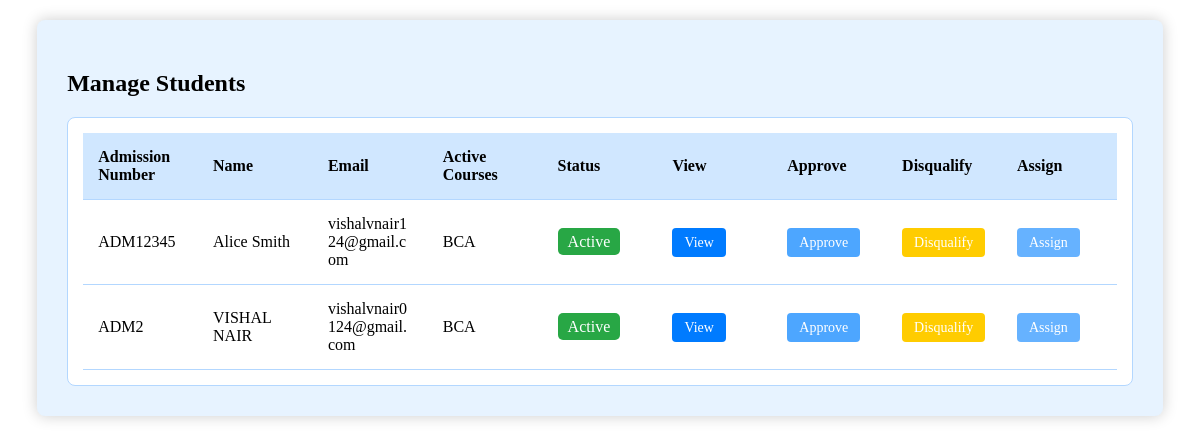
Screenshot of /Admin/students.php with the database file from the repository.
### tables this page shows
CREATE TABLE `tblstudents` (
  `std_id` int(10) NOT NULL,
  `std_firstName` varchar(255) NOT NULL,
  `std_lastName` varchar(255) NOT NULL,
  `std_otherName` varchar(255) DEFAULT NULL,
  `std_admissionNumber` varchar(255) NOT NULL,
  `std_password` varchar(50) NOT NULL,
  `std_dateCreated` varchar(50) NOT NULL,
  `std_email` varchar(255) NOT NULL DEFAULT 'not_provided@example.com',
  `std_phone_number` varchar(20) NOT NULL DEFAULT '0000000000',
  `stud_dob` date DEFAULT NULL,
  `std_address` text NOT NULL,
  `std_aadhar_no` int(14) NOT NULL,
  `std_parent_name` varchar(30) NOT NULL,
  `std_parent_ph` int(12) NOT NULL,
  `std_status` int(11) NOT NULL DEFAULT 2
);

### Admin/students.php (the view, shortened to what this page needs)
<?php
include '../Includes/dbcon.php';
?>
<!DOCTYPE html>
<html lang="en">
<head>
</head>
<body>
    <div class="students-section">
        <h2>Manage Students</h2>
        <div class="list-container">
            <table>
                <thead>
                    <tr>
                        <th>Admission Number</th>
                        <th>Name</th>
                        <th>Email</th>
                        <th>Active Courses</th>
                        <th>Status</th>
                        <th>View</th>
                        <th>Approve</th>
                        <th>Disqualify</th>
                        <th>Assign</th>
                    </tr>
                </thead>
                <tbody>
                    <?php
                    $query = "
        SELECT s.std_id, s.std_admissionNumber, s.std_firstName, s.std_lastName, s.std_email, s.std_status,
            GROUP_CONCAT(c.course_name SEPARATOR ', ') AS active_courses
        FROM tblstudents s
        LEFT JOIN tblcoursetaken ct ON s.std_id = ct.std_id AND ct.isActive = 1  -- Only include active courses
        LEFT JOIN tblcourse c ON ct.course_id = c.course_id
        GROUP BY s.std_id";
                    $stmt = $conn->prepare($query);
                    $stmt->execute();
                    $result = $stmt->get_result();
                    if ($result->num_rows > 0) {
                        while ($row = $result->fetch_assoc()) {
                            $statusText = $row['std_status'] == 1 ? 'Active' : ($row['std_status'] == 2 ? 'Pending' : 'Disqualified');
                            $statusClass = $row['std_status'] == 1 ? 'btn-active' : ($row['std_status'] == 2 ? 'btn-pending' : 'btn-disqualified');
                            echo "<tr>
                        <td>{$row['std_admissionNumber']}</td>
                        <td>{$row['std_firstName']} {$row['std_lastName']}</td>
                        <td class='email-column'>" . htmlspecialchars($row['std_email']) . "</td>
                        <td>" . ($row['active_courses'] ? htmlspecialchars($row['active_courses']) : 'No Active Courses') . "</td>
                        <td><span class='status-badge $statusClass'>$statusText</span></td>
                        <td>
                            <a href='view_student.php?id={$row['std_id']}' class='btn btn-view'>View</a>
                        </td>
                        <td>
                            <a href='approve_student.php?id={$row['std_id']}' class='btn btn-approve'>Approve</a>
                        </td>
                        <td>
                            <a href='disqualify_student.php?id={$row['std_id']}' class='btn btn-disqualify'>Disqualify</a>
                        </td>
                        <td>
                            <a href='assign_course.php?id={$row['std_id']}' class='btn btn-assign'>Assign</a>
                        </td>
                    </tr>";
                        }
                    } else {
                        echo "<tr><td colspan='9' style='text-align: center;'>No records found.</td></tr>";
                    }
                    ?>
                </tbody>
            </table>
        </div>
    </div>
</body>
</html>

### Admin/students.php (style rules this page uses)
.students-section { background-color: #e7f3ff; width: 90%; margin: 20px auto; padding: 30px; border-radius: 8px; box-shadow: 0 0 15px rgba(0, 0, 0, 0.2); }
.list-container { padding: 15px; background-color: #ffffff; border-radius: 8px; border: 1px solid #b3d7ff; overflow-x: auto; }
table { width: 100%; border-collapse: collapse; table-layout: fixed; }
table th, table td { padding: 15px; text-align: left; border-bottom: 1px solid #b3d7ff; }
table thead { background-color: #d0e7ff; }
.btn { padding: 7px 12px; border: none; border-radius: 4px; cursor: pointer; color: #fff; text-align: center; font-size: 14px; }
.btn-approve { background-color: #4da6ff; }
.btn-disqualify { background-color: #ffcc00; }
.btn-assign { background-color: #66b2ff; }
.btn-view { background-color: #007bff; }
.btn-active { background-color: #28a745; }
.status-badge { padding: 5px 10px; border-radius: 5px; color: white; }
.email-column { max-width: 200px; overflow-wrap: break-word; word-wrap: break-word; white-space: normal; }
a { text-decoration: none; }

### rows the page displays
tblstudents: std_admissionNumber "ADM12345", std_firstName "Alice", std_lastName "Smith", std_email "vishalvnair124@gmail.com", active_courses "BCA", std_status "Active"
tblstudents: std_admissionNumber "ADM2", std_firstName "VISHAL", std_lastName "NAIR", std_email "vishalvnair0124@gmail.com", active_courses "BCA", std_status "Active"
